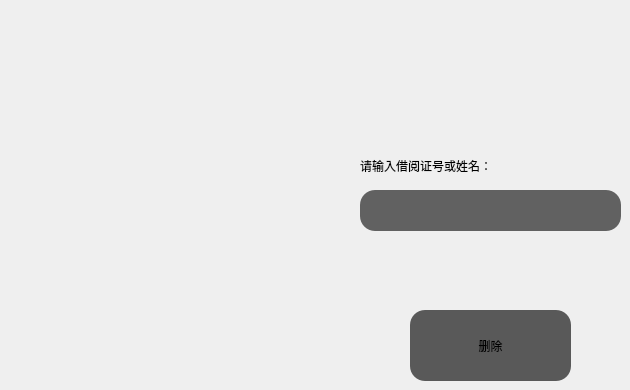
      <widget class="QWidget" name="tab_28">
       <attribute name="title">
        <string>删除</string>
       </attribute>
       <widget class="QPushButton" name="pushButton_36">
        <property name="geometry">
         <rect>
          <x>410</x>
          <y>310</y>
          <width>161</width>
          <height>71</height>
         </rect>
        </property>
        <property name="layoutDirection">
         <enum>Qt::LeftToRight</enum>
        </property>
        <property name="styleSheet">
         <string notr="true">QPushButton{
    border-top-left-radius:15px;
    background-color: rgb(89, 89, 89);
    border-top-right-radius:15px;
    border-bottom-right-radius:15px;
    border-bottom-left-radius:15px;
    }
QPushButton:hover{
    
	background-color: rgb(104, 104, 104);
    }</string>
        </property>
        <property name="text">
         <string>删除</string>
        </property>
       </widget>
       <widget class="QLabel" name="label_78">
        <property name="geometry">
         <rect>
          <x>360</x>
          <y>150</y>
          <width>201</width>
          <height>31</height>
         </rect>
        </property>
        <property name="styleSheet">
         <string notr="true">font: 10pt &quot;苹方-简&quot;;</string>
        </property>
        <property name="text">
         <string>请输入借阅证号或姓名：</string>
        </property>
       </widget>
       <widget class="QLineEdit" name="lineEdit_62">
        <property name="geometry">
         <rect>
          <x>360</x>
          <y>190</y>
          <width>261</width>
          <height>41</height>
         </rect>
        </property>
        <property name="styleSheet">
         <string notr="true">background-color: rgb(97, 97, 97);
border-top-left-radius:15px;
border-top-right-radius:15px;
border-bottom-right-radius:15px;
border-bottom-left-radius:15px;</string>
        </property>
       </widget>
      </widget>
